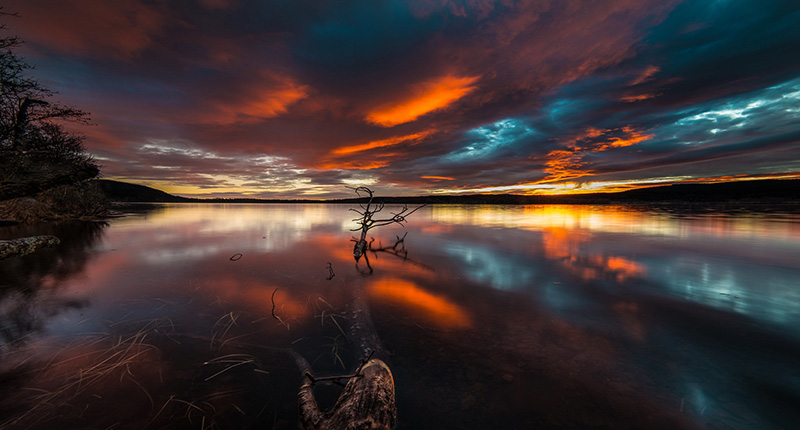
#> input picture Seam carving/3.jpg, 800 x 430 px, given in place of 4.jpg, which was not available
$ python seam_carving.py
#> lines starting #> are read from the running program, lines starting #| are printed output that depends on the picture; pictures that were not available may be replaced by others from this repository, and a replacement may not be noted
from skimage import io
import numpy as np
from scipy.ndimage.filters import convolve


count = 1


def get_energy(img, r, c):
    # [11 lines of commented-out code are left out]
    fri = np.array([
        [1.0, 2.0, 1.0],
        [0.0, 0.0, 0.0],
        [-1.0, -2.0, -1.0],
    ])
    fci = np.array([
        [1.0, 0.0, -1.0],
        [2.0, 0.0, -2.0],
        [1.0, 0.0, -1.0],
    ])
    fr, fc = [], []
    for i in range(3):
        fr.append(fri)
        fc.append(fci)
    convolved = np.absolute(convolve(img, fc)) + np.absolute(convolve(img, fr))
    energy = convolved.sum(axis=2)
    return energy


def get_back(energy, r, c):
    # DP back-track
    back = np.zeros((r, c), dtype=int)
    for i in range(1, r):
        for j in range(c):
            if j == 0:
                index = np.argmin(energy[i - 1, j: j + 2])
                back[i, j] = j + index
                energy[i, j] += energy[i - 1, j + index]
            elif j == c - 1:
                index = np.argmin(energy[i - 1, j - 1: j + 1])
                back[i, j] = j - 1 + index
                energy[i, j] += energy[i - 1, j - 1 + index]
            else:
                index = np.argmin(energy[i - 1, j - 1: j + 2])
                back[i, j] = j - 1 + index
                energy[i, j] += energy[i - 1, j - 1 + index]
    return back


def carve_column(img):
    global count
    print('carve_column:', count)
    count += 1
    r = np.shape(img)[0]
    c = np.shape(img)[1]
    energy = get_energy(img, r, c)
    back = get_back(energy, r, c)
    j = np.argmin(energy[-1])
    delmask = np.ones((r, c), dtype=bool)
    for i in range(r):
        delmask[r - 1 - i, j] = False
        j = back[r - 1 - i, j]
    img = img[delmask].reshape((r, c - 1, 3))
    return img


def carve_column_obj(img, mask = None):
    r = np.shape(img)[0]
    c = np.shape(img)[1]
    energy = get_energy(img, r, c)
    # Object Removal: change energy map
    energy[np.where(mask > 0)] *= -1000.0
    back = get_back(energy, r, c)
    j = np.argmin(energy[-1])
    delmask = np.ones((r, c), dtype=bool)
    for i in range(r):
        delmask[r - 1 - i, j] = False
        j = back[r - 1 - i, j]
    img = img[delmask].reshape((r, c - 1, 3))
    mask = mask[delmask].reshape((r, c - 1))
    return img, mask


def aspect_ratio(img, newr, newc):
    img = np.copy(img).astype('float32')
    r = np.shape(img)[0]
    c = np.shape(img)[1]
    # 处理多剪除的方向
    delta = c - newc - r + newr
    num = 0
    if delta > 0:
        num = r - newr
        for i in range(delta):
            img = carve_column(img)
    else:
        num = c - newc
        img = img.transpose(1, 0, 2)
        for i in range(-delta):
            img = carve_column(img)
        img = img.transpose(1, 0, 2)
    # 交替剪除
    for i in range(num):
        img = carve_column(img)
        img = img.transpose(1, 0, 2)
        img = carve_column(img)
        img = img.transpose(1, 0, 2)
    return img


def object_removal(img, mask):
    img = img.astype('float32')
    while len(np.where(mask > 0)[0]) > 0:
        print('to bo removed:', len(np.where(mask > 0)[0]))
        img, mask = carve_column_obj(img, mask)
    return img


if __name__ == '__main__':
    # [9 lines of commented-out code are left out]
    img = io.imread('./4.jpg')
#> img is the input picture: shape (430, 800, 3); mean R, G, B 64.8, 51.6, 50.6
    mask = io.imread('./mask.jpg')
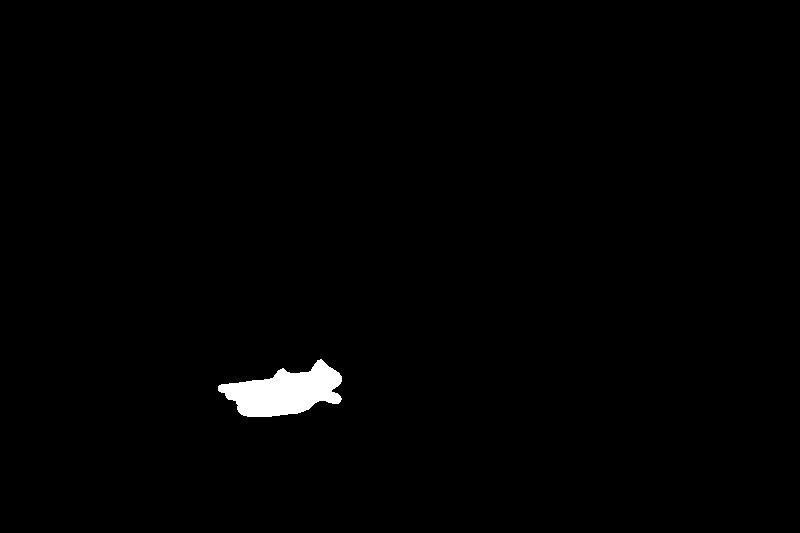
#> input picture Seam carving/mask.jpg, 800 x 533 px
#> mask is the input picture: shape (533, 800); min 0, max 255, mean 2.5
    io.imsave('./remove_object.jpg', object_removal(img, mask))
#> the loop in object_removal, `while len(np.where(mask > 0)[0]) > 0:` made 1 pass
#| to bo removed: 4857
#> pass 1, in get_energy, `convolved = np.absolute(convolve(img, fc)) + np.absolute(convolve(img,..`:
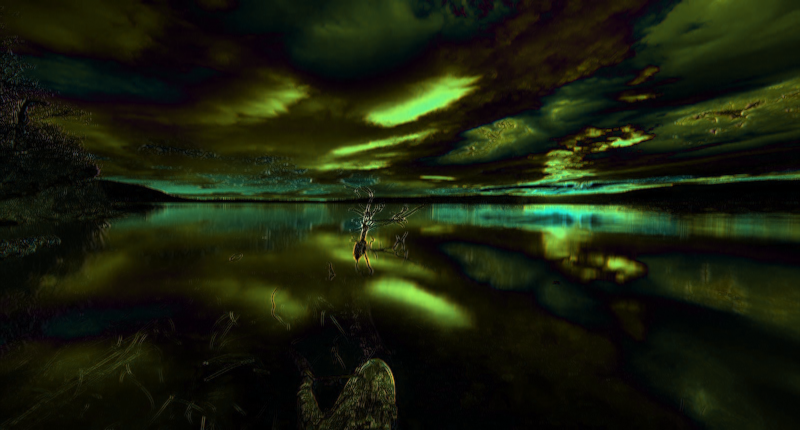
#> convolved: shape (430, 800, 3) float32; mean R, G, B 318.2, 395, 158.3; drawn with min black and max white
#> pass 1, in get_energy, `energy = convolved.sum(axis=2)`:
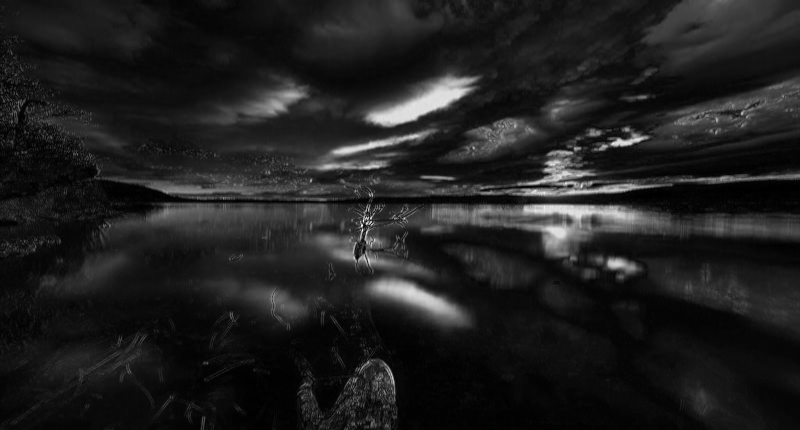
#> energy: shape (430, 800) float32; min 0, max 6996, mean 871.4; drawn with min black and max white
#> pass 1, in carve_column_obj, `back = get_back(energy, r, c)`:
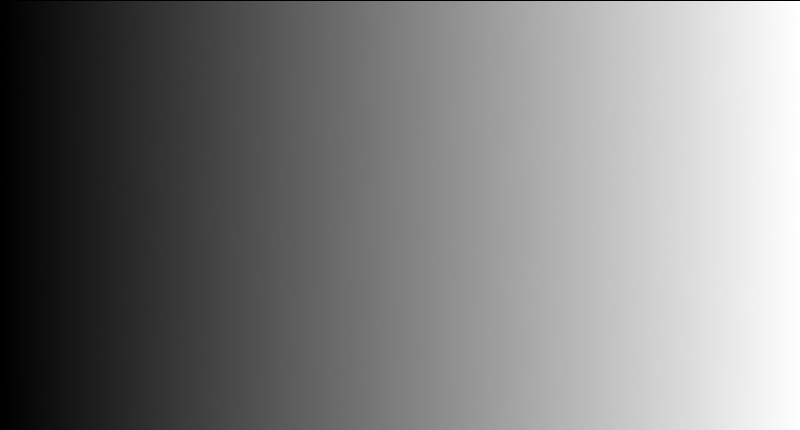
#> back: shape (430, 800) int64; min 0, max 799, mean 398.4; drawn with min black and max white
#> (the run stopped early here; a loop or call above may not have finished)
